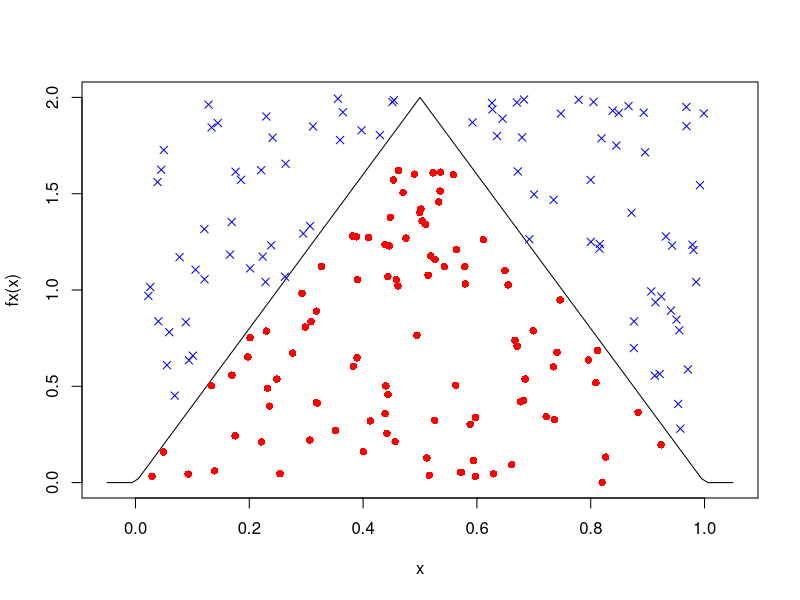
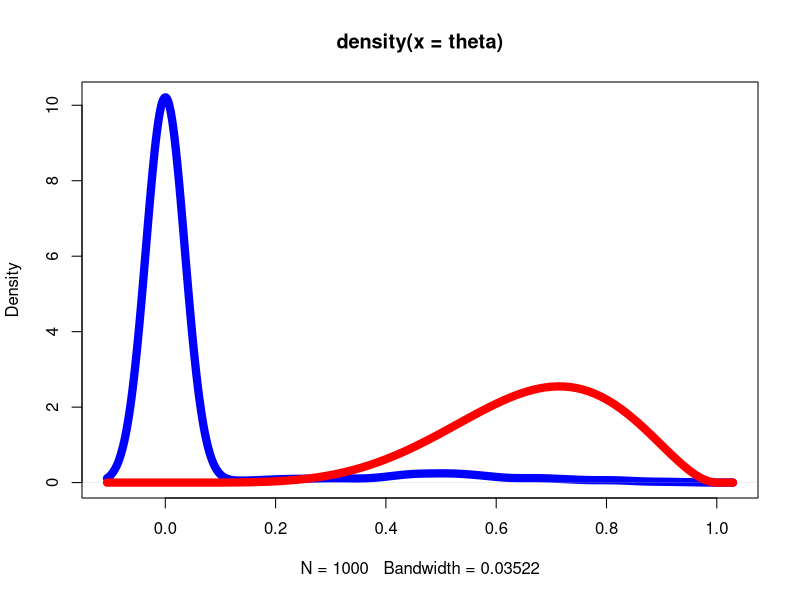
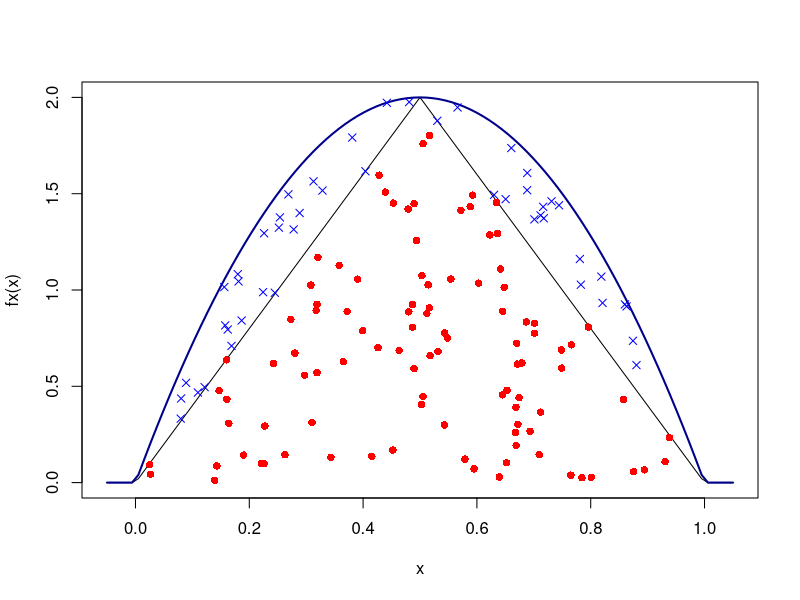
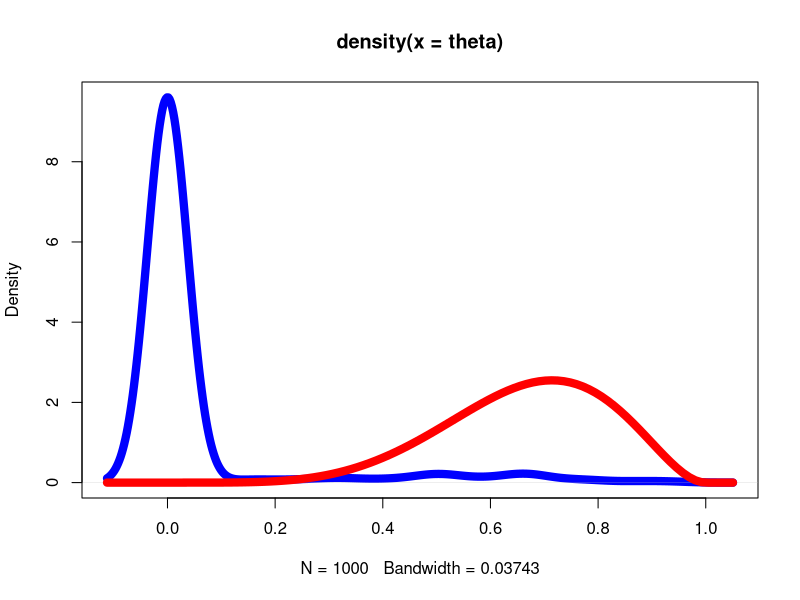

These charts were generated, in order, by the following R code:


fx <- function(x){ ifelse( x < 0 , 0,
	ifelse( 0 <= x & x < 0.5 ,  4*x ,
	ifelse( 0.5 <= x & x <= 1, 4-4*x,  
	ifelse(  x < 1, 0, 0 )
)))}


### U(0,1) ###
curve(fx, from = 0-.05, to = 1+.05)

M <- 2
theta	<- vector(length = 1000)
arr <- NULL
t <- 1
count	<- 1

while(t < 100){
 
	tb	<- runif(1)
	U	<- runif(1)
 	
	r <- fx(tb) / (M*dunif(tb))
	if(U < r){
		theta[t] <- tb
		t <- t + 1	
	points( tb , M*U , col = "red" , pch = 16) } else {
	points( (tb) ,M*U , col = "blue" , pch = 4) }
	count	<- count + 1
	
}



t/count
plot(density(theta), lwd = 8, col = 'blue')
curve(dbeta(x, 6, 3), add = TRUE, col = 'red', lwd = 8)
mean(theta)


### Beta(2,2) ###
curve(fx, from = 0-.05, to = 1+.05 )
M <- fx(.5) / ( (0.5)*(1-0.5) * (6) )

curve(M *dbeta(x, 2, 2), add=TRUE, col="darkblue", lwd=2)


theta	<- vector(length = 1000)
arr <- NULL
t <- 1
count	<- 1

while(t < 100){
 
	tb	<- rbeta(1,2,2)
	U	<- runif(1)
 	
	r <- fx(tb) / (M*dbeta(tb,2,2))
	if(U < r){
		theta[t] <- tb
		t <- t + 1	
	points( tb , M*U*dbeta(tb,2,2) , col = "red" , pch = 16) } else {
	points( (tb) ,M*U*dbeta(tb,2,2) , col = "blue" , pch = 4) }
	count	<- count + 1
	
}



t/count
plot(density(theta), lwd = 8, col = 'blue')
curve(dbeta(x, 6, 3), add = TRUE, col = 'red', lwd = 8)
mean(theta)

 
